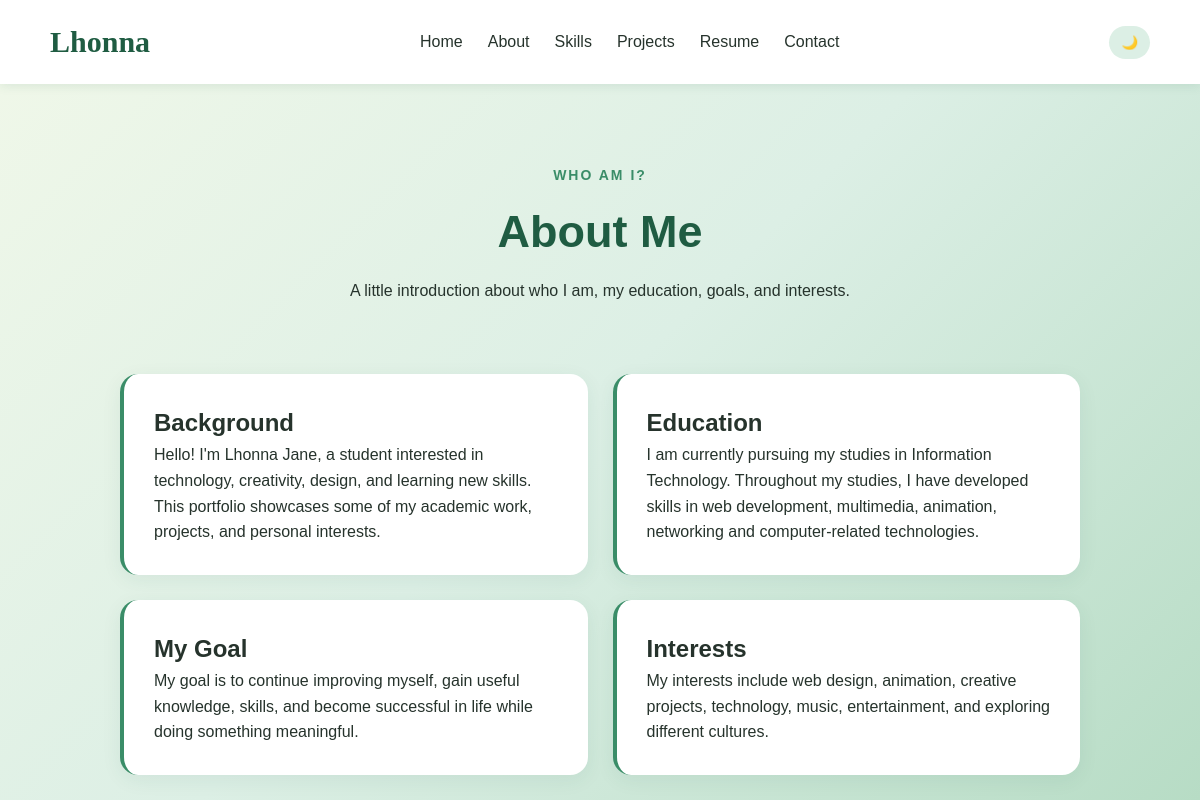
Page /about.php on the committed database.
### tables this page shows
CREATE TABLE about_sections (
  id INT AUTO_INCREMENT PRIMARY KEY,
  heading VARCHAR(100) NOT NULL,
  body TEXT NOT NULL,
  sort_order INT NOT NULL DEFAULT 0
);

### config.php (called while the page is built, shortened)
<?php
function db(): PDO {
    static $pdo = null;
    if ($pdo === null) {
        $pdo = new PDO('mysql:host=' . DB_HOST . ';dbname=' . DB_NAME . ';charset=utf8mb4', DB_USER, DB_PASS, [
            PDO::ATTR_ERRMODE => PDO::ERRMODE_EXCEPTION,
            PDO::ATTR_DEFAULT_FETCH_MODE => PDO::FETCH_ASSOC,
            PDO::ATTR_EMULATE_PREPARES => false,
        ]);
    }
    return $pdo;
}
function e($s): string { return htmlspecialchars((string)$s, ENT_QUOTES, 'UTF-8'); }

### about.php (the view)
<?php $title = 'About Me'; include 'includes/header.php';
$cards = db()->query('SELECT heading, body FROM about_sections ORDER BY sort_order, id')->fetchAll(); ?>
	<section class="page-header">
		<p>WHO AM I?</p>
		<h1>About Me</h1>
		<p>A little introduction about who I am, my education, goals, and interests.</p>
	</section>
	<section class="content-section">
		<?php foreach ($cards as $c): ?>
		<div class="about-card">
			<h2><?= e($c['heading']) ?></h2>
			<p><?= e($c['body']) ?></p>
		</div>
		<?php endforeach; ?>
	</section>
<?php include 'includes/footer.php'; ?>

### style.css (style rules this page uses)
* { margin: 0; padding: 0; box-sizing: border-box; }
html { scroll-behavior: smooth; }
body { font-family: Arial, sans-serif; background: linear-gradient(135deg,#F1F8E9,#DCEFE5,#B7DCC5); background-attachment: fixed; color: #26332C; line-height: 1.6; min-height: 100vh; transition: background 0.4s ease, color 0.4s ease; }
.page-header { text-align: center; padding: 80px 20px 50px; }
.page-header p:first-child { color: #3A8D68; font-size: 14px; font-weight: bold; letter-spacing: 2px; }
.page-header h1 { font-size: 45px; margin: 10px 0; color: #1F5C42; }
.content-section { max-width: 1000px; margin: auto; padding: 20px; display: grid; grid-template-columns: repeat(2, 1fr); gap: 25px; }
.about-card { background: white; padding: 30px; border-radius: 18px; border-left: 4px solid #3A8D68; box-shadow: 0 5px 20px rgba(31, 92, 66, 0.07); transition: 0.3s; }

### rows in the picture
about_sections: heading "Background", body "Hello! I'm Lhonna Jane, a student interested in technology, creativity, design, and learning new skills. This portfolio showcases some of my academic work, projects, and personal interests."
about_sections: heading "Education", body "I am currently pursuing my studies in Information Technology. Throughout my studies, I have developed skills in web development, multimedia, animation, networking and computer-related technologies."
about_sections: heading "My Goal", body "My goal is to continue improving myself, gain useful knowledge, skills, and become successful in life while doing something meaningful."
about_sections: heading "Interests", body "My interests include web design, animation, creative projects, technology, music, entertainment, and exploring different cultures."
